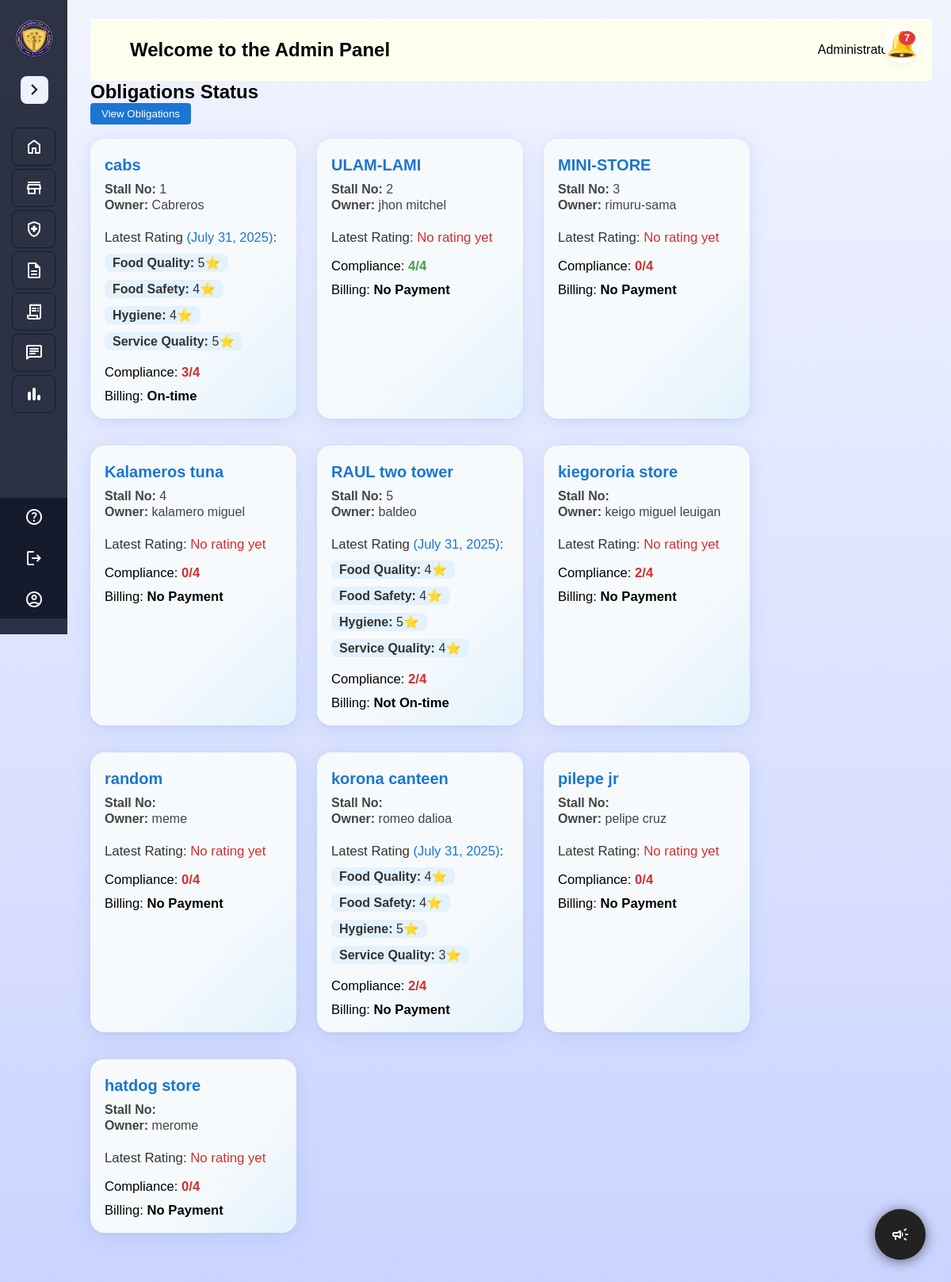
Screenshot of /admin_user/food_safety.php (signed in) with the database file from the repository.
### tables this page shows
CREATE TABLE `cantines` (
  `id` int(11) NOT NULL,
  `name` text NOT NULL,
  `img` text DEFAULT NULL,
  `stall_no` int(11) DEFAULT NULL,
  `email` text NOT NULL,
  `phone` text NOT NULL,
  `owner` text NOT NULL,
  `Last_login` timestamp NOT NULL DEFAULT current_timestamp() ON UPDATE current_timestamp(),
  `registerDate` date NOT NULL,
  `username` varchar(255) NOT NULL,
  `password` varchar(255) NOT NULL,
  `active` tinyint(1) DEFAULT 0,
  `del_status` int(2) NOT NULL DEFAULT 0
);

CREATE TABLE `canteen_inspection_ratings` (
  `id` int(11) NOT NULL,
  `inspection_id` int(11) NOT NULL,
  `food_quality` tinyint(4) NOT NULL,
  `food_safety` tinyint(4) NOT NULL,
  `hygiene` tinyint(4) NOT NULL,
  `service_quality` tinyint(4) NOT NULL,
  `date_rated` datetime NOT NULL DEFAULT current_timestamp()
);

### admin_user/food_safety.php (the view, shortened to what this page needs)
<!DOCTYPE html>
<html>
<head>
</head>
<body style="padding: 24px;">
<?php require_once "sidebar.php"; ?>
<?php require_once "header.php"; ?>
<div>
    <h2>Obligations Status</h2>
    <button class="btn btn-primary" onclick="showModal('viewModal')">View Obligations</button>
    <br><br>
    <div style="display:flex;gap:16px;margin-bottom:24px;flex-wrap:wrap;">
        <?php
        $total_obligations = $conn->query("SELECT COUNT(*) as cnt FROM obligation_category WHERE del_status=0")->fetch_assoc()['cnt'];
        $canteen_query = $conn->query("SELECT id, name, stall_no, owner, active, del_status FROM cantines WHERE del_status=0");
        foreach ($canteen_query as $c):
            $canteen_id = $c['id'];
            $complied = 0;
            $ob_row = $conn->query("SELECT id, obligation_and_status FROM obligations WHERE cantine_id=$canteen_id AND status=1 ORDER BY id DESC LIMIT 1")->fetch_assoc();
            if ($ob_row && $ob_row['obligation_and_status']) {
                $ob_array = json_decode($ob_row['obligation_and_status'], true);
                if (is_array($ob_array)) {
                    foreach ($ob_array as $ob) {
                        if (isset($ob['status']) && $ob['status'] === 'Complied') $complied++;
                    }
                }
            }
            $inspection_ids = [];
            $inspection_res = $conn->query("SELECT id FROM obligations WHERE cantine_id=$canteen_id ORDER BY id DESC");
            while ($row = $inspection_res->fetch_assoc()) {
                $inspection_ids[] = $row['id'];
            }
            $rating = null;
            if ($inspection_ids) {
                $ids_str = implode(',', $inspection_ids);
                $rating = $conn->query("SELECT food_quality, food_safety, hygiene, service_quality, date_rated FROM canteen_inspection_ratings WHERE inspection_id IN ($ids_str) ORDER BY date_rated DESC, id DESC LIMIT 1")->fetch_assoc();
            }
            $bill = $conn->query("SELECT MAX(date) as max_date FROM bills WHERE cantine_id=$canteen_id AND YEAR(date) = YEAR(CURDATE())")->fetch_assoc();
            $bill_status = "No Payment";
            if ($bill && $bill['max_date']) {
                $bill_month = date('Y-m', strtotime($bill['max_date']));
                $now_month = date('Y-m');
                if ($bill_month == $now_month) {
                    $bill_status = "On-time";
                } elseif ($bill_month > $now_month) {
                    $bill_status = "Advance Payment";
                } elseif ($bill_month < $now_month) {
                    $bill_status = "Not On-time";
                }
            }
            $latest_rating_date = $rating && isset($rating['date_rated']) && $rating['date_rated']
                ? date('F d, Y', strtotime($rating['date_rated']))
                : 'N/A';
            $compliance_color = ($total_obligations && $complied == $total_obligations) ? '#43a047' : '#d32f2f';
        ?>
            <div class="canteen-box modern-canteen-box" onclick="window.location.href='edit_canteen_obligations.php?cantine_id=<?= $canteen_id ?>'">
                <div class="canteen-title"><?= htmlspecialchars($c['name']) ?></div>
                <div class="canteen-meta">
                    <span><strong>Stall No:</strong> <?= htmlspecialchars($c['stall_no']) ?></span>
                    <span><strong>Owner:</strong> <?= htmlspecialchars($c['owner']) ?></span>
                </div>
                <?php if ($rating): ?>
                    <div class="rating-label">Latest Rating <span class="rating-date">(<?= $latest_rating_date ?>)</span>:</div>
                    <div class="canteen-rating-row modern-rating-row">
                        <span title="Food Quality"><b>Food Quality:</b> <?= intval($rating['food_quality']) ?>⭐</span>
                        <span title="Food Safety"><b>Food Safety:</b> <?= intval($rating['food_safety']) ?>⭐</span>
                        <span title="Hygiene"><b>Hygiene:</b> <?= intval($rating['hygiene']) ?>⭐</span>
                        <span title="Service Quality"><b>Service Quality:</b> <?= intval($rating['service_quality']) ?>⭐</span>
                    </div>
                <?php else: ?>
                    <div class="rating-label">Latest Rating: <span style="color:#d32f2f;">No rating yet</span></div>
                <?php endif; ?>
                <div class="canteen-compliance">
                    <span title="Obligations Complied">
                        Compliance: <span style="color:<?= $compliance_color ?>;font-weight:bold;">
                            <?= $total_obligations ? "$complied/$total_obligations" : '-' ?>
                        </span>
                    </span>
                </div>
                <div class="canteen-billing">
                    <span title="Billing Status">Billing: <b><?= $bill_status ?></b></span>
                </div>
            </div>
        <?php endforeach; ?>
    </div>
</div>
</body>
</html>

### admin_user/css/style.css (style rules this page uses)
* { margin: 0; padding: 0; box-sizing: border-box; font-family: "Poppins", sans-serif; }
body { min-height: 100vh; background: linear-gradient(#F1F3FF, #CBD4FF); transition: margin-left 0.3s ease; margin-left: 270px; }
body.sidebar-collapsed { margin-left: 90px; }

### admin_user/food_safety.php (style rules this page uses)
.btn { padding: 6px 14px; border: 1px solid #888; background: #eee; cursor: pointer; border-radius: 4px; }
.btn-primary { background: #1976d2; color: #fff; border: none; }
.canteen-box { flex: 0 0 260px; cursor: pointer; background: #f8f8f8; border: 2px solid #1976d2; border-radius: 10px; padding: 18px 14px 14px 14px; text-align: left; box-shadow: 0 2px 8px #0001; font-weight: normal; transition: box-shadow 0.2s, border 0.2s; margin-bottom: 12px; margin-right: 8px; min-height: 160px; display: flex; flex-direction: column; gap: 2px; }
.canteen-rating-row span { font-size: 1em; margin-right: 6px; }
.modern-canteen-box { background: linear-gradient(135deg, #f7fafc 60%, #e3f2fd 100%); border: none; border-radius: 18px; box-shadow: 0 4px 24px #1976d220, 0 1.5px 4px #1976d210; padding: 22px 18px 18px 18px; margin-bottom: 18px; margin-right: 10px; min-height: 180px; display: flex; flex-direction: column; gap: 8px; transition: box-shadow 0.2s, transform 0.2s; cursor: pointer; position: relative; }
.canteen-title { font-size: 1.25em; font-weight: bold; color: #1976d2; margin-bottom: 2px; }
.canteen-meta { font-size: 1em; color: #444; display: flex; flex-direction: column; gap: 2px; margin-bottom: 6px; }
.rating-label { font-weight: 500; color: #333; margin-top: 8px; margin-bottom: 2px; font-size: 1.05em; }
.rating-date { color: #1976d2; font-size: 0.98em; font-weight: normal; }
.modern-rating-row { display: flex; flex-wrap: wrap; gap: 10px; font-size: 1em; margin-bottom: 4px; color: #333; }
.modern-rating-row span { background: #e3f2fd; border-radius: 8px; padding: 2px 10px; font-weight: 500; }
.canteen-compliance { margin: 6px 0 0 0; font-size: 1.04em; }
.canteen-billing { margin: 2px 0 0 0; font-size: 1.04em; }

### rows the page displays
cantines: name "cabs", stall_no "1", owner "Cabreros", canteen_inspection_ratings.date_rated "July 31, 2025", canteen_inspection_ratings.food_quality "5", canteen_inspection_ratings.food_safety "4", canteen_inspection_ratings.hygiene "4", canteen_inspection_ratings.service_quality "5", complied "3", total_obligations "4", bill_status "On-time"
cantines: name "ULAM-LAMI", stall_no "2", owner "jhon mitchel", shows "Latest Rating:", complied "4", total_obligations "4", bill_status "No Payment"
cantines: name "MINI-STORE", stall_no "3", owner "rimuru-sama", shows "Latest Rating:", complied "0", total_obligations "4", bill_status "No Payment"
cantines: name "Kalameros tuna", stall_no "4", owner "kalamero miguel", shows "Latest Rating:", complied "0", total_obligations "4", bill_status "No Payment"
cantines: name "RAUL two tower", stall_no "5", owner "baldeo", canteen_inspection_ratings.date_rated "July 31, 2025", canteen_inspection_ratings.food_quality "4", canteen_inspection_ratings.food_safety "4", canteen_inspection_ratings.hygiene "5", canteen_inspection_ratings.service_quality "4", complied "2", total_obligations "4", bill_status "Not On-time"
cantines: name "kiegororia store", owner "keigo miguel leuigan", shows "Latest Rating:", complied "2", total_obligations "4", bill_status "No Payment"
cantines: name "random", owner "meme", shows "Latest Rating:", complied "0", total_obligations "4", bill_status "No Payment"
cantines: name "korona canteen", owner "romeo dalioa", canteen_inspection_ratings.date_rated "July 31, 2025", canteen_inspection_ratings.food_quality "4", canteen_inspection_ratings.food_safety "4", canteen_inspection_ratings.hygiene "5", canteen_inspection_ratings.service_quality "3", complied "2", total_obligations "4", bill_status "No Payment"
cantines: name "pilepe jr", owner "pelipe cruz", shows "Latest Rating:", complied "0", total_obligations "4", bill_status "No Payment"
cantines: name "hatdog store", owner "merome", shows "Latest Rating:", complied "0", total_obligations "4", bill_status "No Payment"

### other values shown
$notif_count "7"
$adminName "Administrator"
